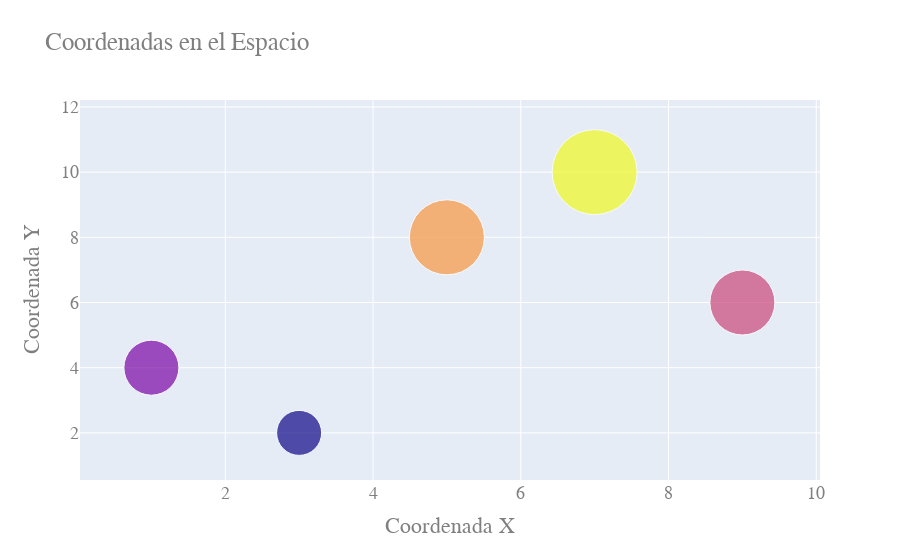

Write notebook code for a chart like this one.
### Code cell
import plotly.graph_objects as go

fig = go.Figure(
    data=go.Scatter(
    x=[3,1,9,5,7],
    y=[2,4,6,8,10],
    mode='markers',
    marker=dict(size=[45, 55, 65, 75, 85],
                color=[0, 1, 2, 3, 4])
)
    
)

fig.update_layout(
    title="Coordenadas en el Espacio",
    xaxis_title="Coordenada X",
    yaxis_title="Coordenada Y",
    font=dict(
        family="Courier New, monospace",
        size=18,
        color="#7f7f7f"
    )
)

fig.show()

### Figure 1 — Plotly figure (JSON) as saved in the notebook; plotly's stock layout.template omitted (floating-point values rounded to 4 significant figures)
{"data": [{"marker": {"color": [0, 1, 2, 3, 4], "size": [45, 55, 65, 75, 85]}, "mode": "markers", "type": "scatter", "x": [3, 1, 9, 5, 7], "y": [2, 4, 6, 8, 10]}], "layout": {"autosize": true, "font": {"color": "#7f7f7f", "family": "Courier New, monospace", "size": 18}, "title": {"text": "Coordenadas en el Espacio"}, "xaxis": {"autorange": true, "range": [0.163, 9.901], "title": {"text": "Coordenada X"}, "type": "linear"}, "yaxis": {"autorange": true, "range": [-0.05873, 13.3], "title": {"text": "Coordenada Y"}, "type": "linear"}}}
